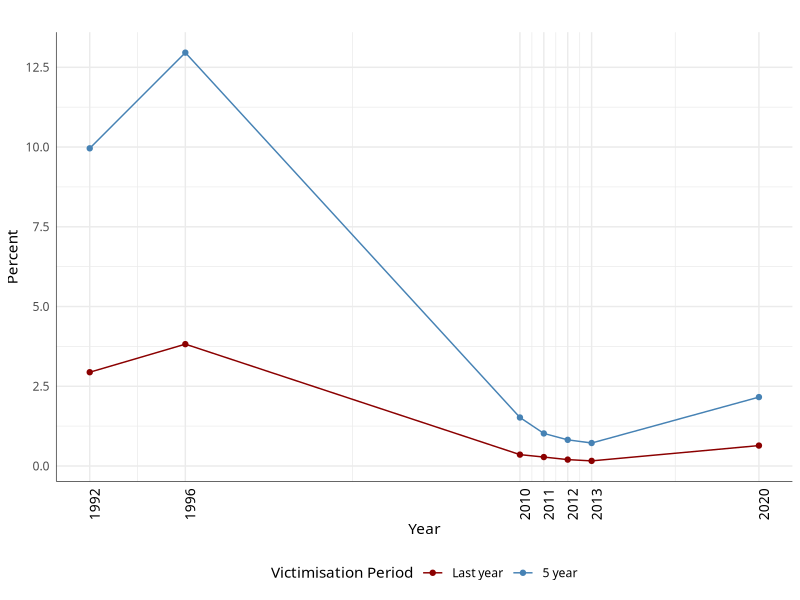

Here is the R script that generated this plot: (Note: this script raises an error after producing the figure.)
rm(list=ls())    # clear the workspace

#=== Temur Gugushvii === 

library(ggplot2)
library(tidyverse)



icvs_1992 <- read.csv("data/khokhobaia_gugushvili_fig_2_icvs_trends.csv")

icvs_1992  <- icvs_1992 %>%
              dplyr::mutate(percentage_2 = as.numeric(percentage),
                            year_2 = as.numeric(year))  


tgp_icvs_1992 <- ggplot(icvs_1992, aes(year_2, percentage_2, color = type)) +
                 geom_line()+
          geom_point()+
          theme_minimal(base_family="Sylfaen")+
          theme(axis.text.x=element_text(angle = 90, hjust=0.9, size=10, colour="black"),
                legend.position = "bottom",
                axis.line = element_line(size = 0.2, colour = "black"))+
          scale_x_continuous(breaks=c(1992, 1996, 2010, 2011, 2012, 2013, 2020))+
          scale_y_continuous(breaks=c(0, 2.5, 5, 7.5, 10, 12.5, 15))+
          labs(y = "Percent", 
               x = "Year")+
          scale_color_manual(name = "Victimisation Period",
                             labels = c("Last year", "5 year"),
                             values = c("darkred", "steelblue"))+
    labs(title = "")


#Save the ggplot
ggsave("visualization/tgp_icvs_1992.png", 
       plot = tgp_icvs_1992,
       units = "mm",
       width = 300,
       height = 175) 
  